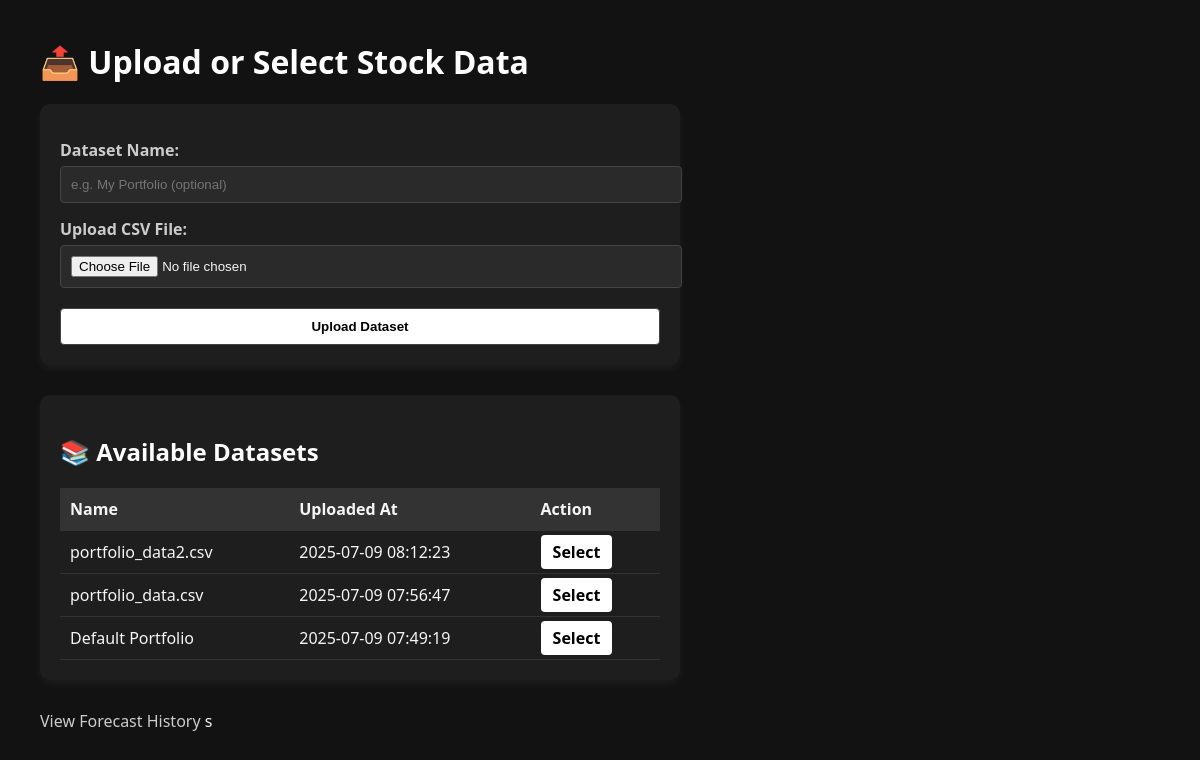
The page / on the database its author committed.
### tables this page shows
CREATE TABLE datasets (
            id INTEGER PRIMARY KEY AUTOINCREMENT,
            name TEXT,
            filename TEXT,
            uploaded_at DATETIME DEFAULT CURRENT_TIMESTAMP
        );

### app.py (the view, shortened to what this page needs)
@app.route('/', methods=['GET', 'POST'])
def index():
    db = get_db()
    cur = db.execute('SELECT id, name, filename, uploaded_at FROM datasets ORDER BY uploaded_at DESC')
    datasets = cur.fetchall()
    return render_template('index.html', datasets=datasets)

### app.py (called while the page is built)
def get_db():
    db = getattr(g, '_database', None)
    if db is None:
        db = g._database = sqlite3.connect(DATABASE)
        db.row_factory = sqlite3.Row
    return db

@app.teardown_appcontext
def close_connection(_=None):
    db = getattr(g, '_database', None)
    if db is not None:
        db.close()

### templates/index.html (shortened to what this page needs)
<!DOCTYPE html>
<html lang="en">
<head>
</head>
<body>
    <h1>📤 Upload or Select Stock Data</h1>
    <form method="post" enctype="multipart/form-data">
        <label for="name">Dataset Name:</label>
        <input type="text" name="name" id="name" placeholder="e.g. My Portfolio (optional)">
        <label for="file">Upload CSV File:</label>
        <input type="file" name="file" id="file" accept=".csv" required>
        <button type="submit">Upload Dataset</button>
    </form>
    <div class="datasets">
        <h2>📚 Available Datasets</h2>
        <table>
            <thead>
                <tr><th>Name</th><th>Uploaded At</th><th>Action</th></tr>
            </thead>
            <tbody>
                {% for ds in datasets %}
                <tr>
                    <td>{{ ds[1] }}</td>
                    <td>{{ ds[3] }}</td>
                    <td><a class="action-btn" href="/select/{{ ds[0] }}">Select</a></td>
                </tr>
                {% endfor %}
            </tbody>
        </table>
    </div>
    <a href="/history">View Forecast History</a>
</body>
</html>

### templates/index.html (style rules this page uses)
body { font-family: 'Segoe UI', Tahoma, Geneva, Verdana, sans-serif; margin: 40px; background-color: #121212; color: #f5f5f5; }
h1, h2 { color: #ffffff; }
form, .datasets { background-color: #1e1e1e; padding: 20px; border-radius: 10px; box-shadow: 0 4px 8px rgba(255, 255, 255, 0.05); max-width: 600px; margin-bottom: 30px; }
label { font-weight: bold; display: block; margin-top: 15px; color: #ccc; }
input[type="file"], input[type="text"], button { width: 100%; padding: 10px; margin-top: 5px; border-radius: 4px; background-color: #2a2a2a; border: 1px solid #444; color: #f5f5f5; }
button { background-color: #ffffff; color: #000; font-weight: bold; cursor: pointer; margin-top: 20px; transition: background-color 0.3s ease; }
table { width: 100%; border-collapse: collapse; margin-top: 20px; }
th, td { padding: 10px; border-bottom: 1px solid #333; }
th { background-color: #333; color: #f5f5f5; text-align: left; }
.action-btn { background-color: #fff; color: #000; border: none; padding: 6px 12px; border-radius: 4px; cursor: pointer; font-weight: bold; transition: background-color 0.3s ease; }
a { color: #ccc; text-decoration: none; }

### rows shown on the page
datasets: name "portfolio_data2.csv", uploaded_at "2025-07-09 08:12:23"
datasets: name "portfolio_data.csv", uploaded_at "2025-07-09 07:56:47"
datasets: name "Default Portfolio", uploaded_at "2025-07-09 07:49:19"
